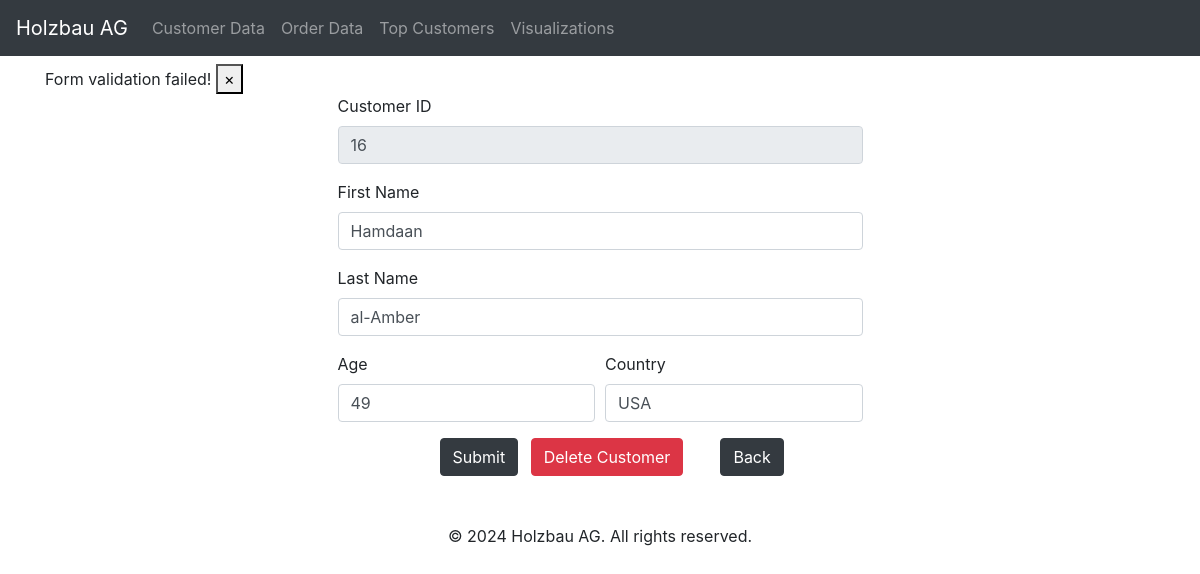
/edit_customer/16, run on the app's committed database.
### models.py (models this page shows, shortened)
class Customer(db.Model):
    __tablename__ = 'customer_data'
    Customer_ID = db.Column(db.Integer, primary_key=True)
    Customer_First_Name = db.Column(db.String(50), nullable=False)
    Customer_Last_Name = db.Column(db.String(50), nullable=False)
    Age = db.Column(db.Integer)
    Country = db.Column(db.String(50))
    orders = db.relationship('Order', backref='customer', lazy=True)

### routes.py (the view)
@bp.route('/edit_customer/<int:Customer_ID>', methods=['GET', 'POST'])
def edit_customer(Customer_ID):
    customer = Customer.query.get_or_404(Customer_ID)
    form = CustomerForm()
    if form.validate_on_submit():
        customer.Customer_ID = form.Customer_ID.data
        customer.Customer_First_Name = form.Customer_First_Name.data
        customer.Customer_Last_Name = form.Customer_Last_Name.data
        customer.Age = form.Age.data
        customer.Country = form.Country.data
        form.populate_obj(customer)
        db.session.commit()
        flash('Customer updated successfully!', 'success')
        return redirect(url_for('holzbauag.customer_data'))
    else:
        flash('Form validation failed!', 'error')
    return render_template('edit_customer.html', form=form, customer=customer)

### routes.py
class CustomerForm(FlaskForm):
    Customer_ID = IntegerField('Customer_ID', validators=[DataRequired()])
    Customer_First_Name = StringField('Customer_First_Name', validators=[DataRequired()])
    Customer_Last_Name = StringField('Customer_Last_Name', validators=[DataRequired()])
    Age = IntegerField('Age', validators=[DataRequired()])
    Country = StringField('Country', validators=[DataRequired()])
    submit = SubmitField('Submit')

### templates/edit_customer.html (shortened to what this page needs)
{% extends "base.html" %}
{% block content %}
{% include "messages.html" %}
<div class="container">
    <div class="row justify-content-center">
        <div class="col-md-6">
            <form action="/edit_customer/{{ customer.Customer_ID }}" method="post" class="needs-validation" novalidate>
                <div class="form-group">
                    <label for="Customer_ID">Customer ID</label>
                    <input type="text" id="Customer_ID" name="Customer_ID" class="form-control" value="{{ customer.Customer_ID }}" readonly>
                </div>
                <div class="form-group">
                    <label for="Customer_First_Name">First Name</label>
                    <input type="text" id="Customer_First_Name" name="Customer_First_Name" class="form-control" value="{{ customer.Customer_First_Name }}">
                </div>
                <div class="form-group">
                    <label for="Customer_Last_Name">Last Name</label>
                    <input type="text" id="Customer_Last_Name" name="Customer_Last_Name" class="form-control" value="{{ customer.Customer_Last_Name }}">
                </div>
                <div class="form-row">
                    <div class="col-md-6">
                        <div class="form-group">
                            <label for="Age">Age</label>
                            <input type="text" id="Age" name="Age" class="form-control" value="{{ customer.Age }}">
                        </div>
                    </div>
                    <div class="col-md-6">
                        <div class="form-group">
                            <label for="Country">Country</label>
                            <input type="text" id="Country" name="Country" class="form-control" value="{{ customer.Country }}">
                        </div>
                    </div>
                </div>
                <div class="form-row justify-content-center">
                    <div class="col-md-6">
                        <button type="submit" class="btn btn-dark mr-2" onclick="return confirm('Are you sure you want to edit this customer?')">Submit</button>
                        <a href="/delete_customer/{{ customer.Customer_ID }}" class="btn btn-danger mr-2" onclick="return confirm('Are you sure you want to delete this customer?')">Delete Customer</a>
                    </div>
                <div class="form-row justify-content-center">
                    <div class="col-md-6">
                        <a href="javascript:history.go(-1)" class="btn btn-dark back-button">Back</a>
                    </div>
                </div>
            </form>
        </div>
    </div>
</div>
<footer class="mt-5">
    <p class="text-center">&copy; 2024 Holzbau AG. All rights reserved.</p>
</footer>
{% endblock %}

### data on the page
Customer: Customer_ID "16", Customer_First_Name "Hamdaan", Customer_Last_Name "al-Amber", Age "49", Country "USA"

### other printed values
{{ message }} "Form validation failed!"
